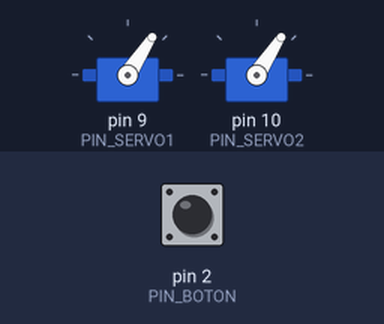
This sketch was run on a simulated Arduino Uno, built with avr-gcc and run on an emulated ATmega328P. Shown: 2 × servo. Inputs (shaded band) come from the test bench; at power-on: pin 2 (PIN_BOTON) HIGH.

Above: at 1.2 s.
1.3 s: pin 2 (PIN_BOTON) pulled LOW for 0.15 s
At 2.58 s:
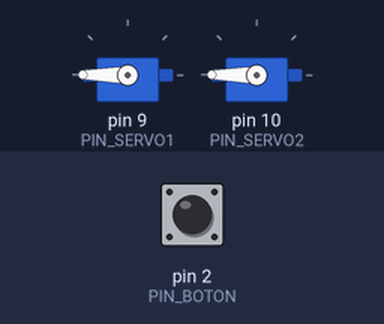
4.3 s: pin 2 (PIN_BOTON) pulled LOW for 1 s
At 4.71 s:
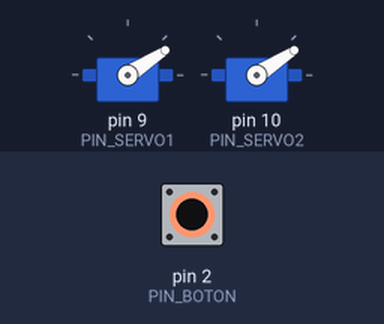
Timing chart, 0 to 14.3 s (numbered marks = the images above; inputs shaded):
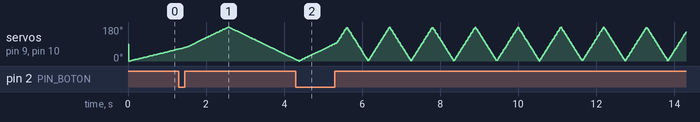

The sketch:

ServoTestBB8.ino
```cpp
#include <Servo.h>

Servo servo1;
Servo servo2;

const int PIN_SERVO1 = 9;
const int PIN_SERVO2 = 10;
const int PIN_BOTON = 2;

const int DELAYS[] = { 20, 10, 3 };
const int NUM_NIVELES = 3;
int nivelActual = 0;

int angulo = 0;
int direccion = 1;

bool estadoBoton = HIGH;
bool estadoAnterior = HIGH;
unsigned long ultimoDebounce = 0;
const unsigned long DEBOUNCE_MS = 50;

unsigned long ultimoMovimiento = 0;

void setup() {
  servo1.attach(PIN_SERVO1);
  servo2.attach(PIN_SERVO2);
  pinMode(PIN_BOTON, INPUT_PULLUP);
}

void loop() {
  unsigned long ahora = millis();

  bool lectura = digitalRead(PIN_BOTON);
  if (lectura != estadoAnterior) ultimoDebounce = ahora;

  if ((ahora - ultimoDebounce) > DEBOUNCE_MS) {
    if (lectura != estadoBoton) {
      estadoBoton = lectura;
      if (estadoBoton == HIGH) {
        nivelActual = (nivelActual + 1) % NUM_NIVELES;
      }
    }
  }
  estadoAnterior = lectura;

  if (ahora - ultimoMovimiento >= (unsigned long)DELAYS[nivelActual]) {
    ultimoMovimiento = ahora;

    servo1.write(angulo);
    servo2.write(angulo);

    angulo += direccion;
    if (angulo >= 180 || angulo <= 0) direccion = -direccion;
  }
}
```

PuenteHTest.ino
```cpp

```
